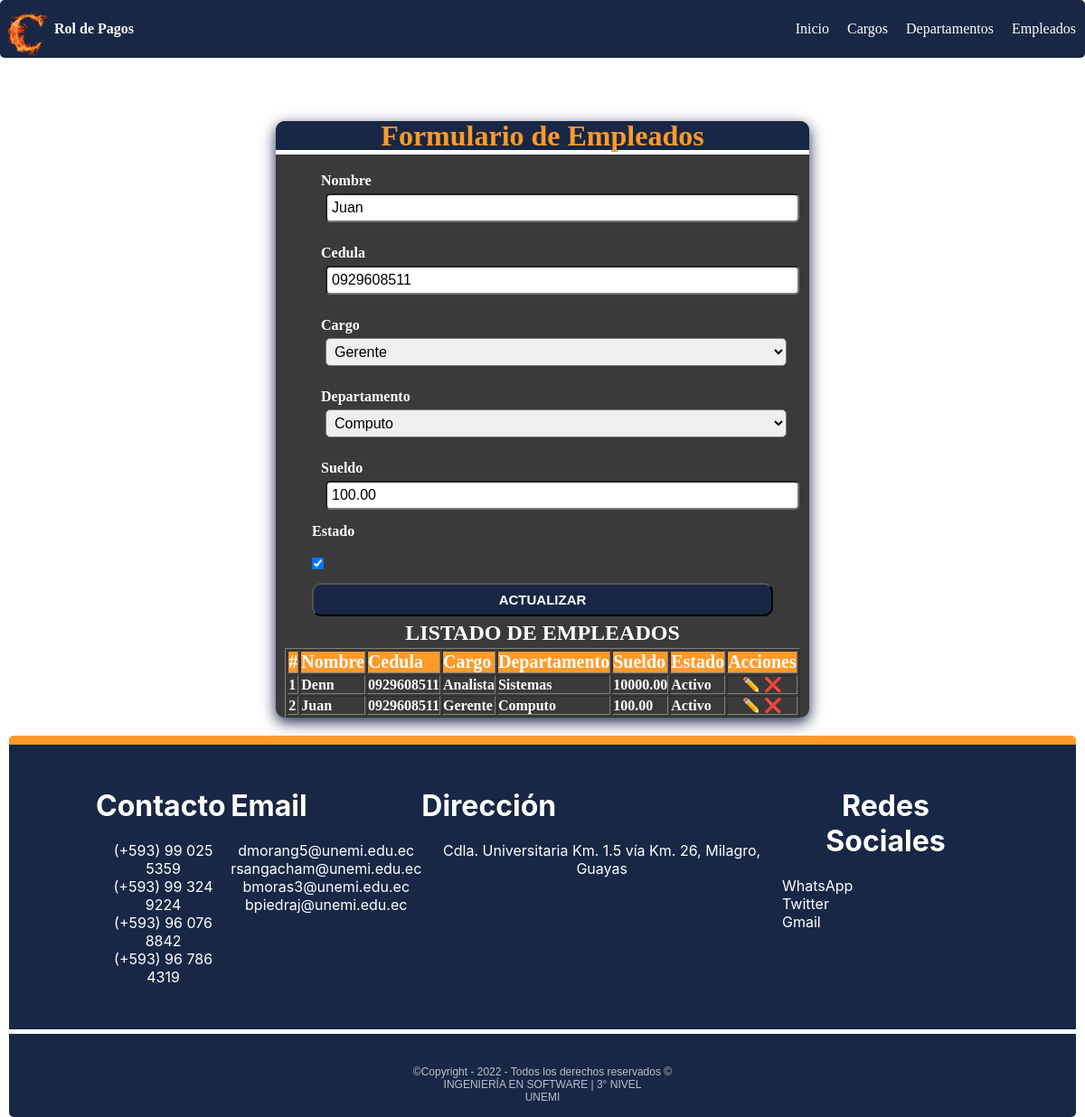
/editar_empleado/2, run on the app's committed database.
### mtto/models.py (models this page shows, shortened)
class Empleado(models.Model):
    id = models.AutoField(primary_key=True)
    nombre = models.CharField(max_length=100, blank=True, null=True)
    cedula = models.CharField(max_length=10, blank=True, null=True)
    cargo = models.ForeignKey(Cargo, on_delete=models.CASCADE)
    departamento = models.ForeignKey(Departamento, on_delete=models.CASCADE)
    sueldo = models.DecimalField(max_digits=10, decimal_places=2)
    estado = models.BooleanField(default=True)
    fecha_creacion = models.DateTimeField(auto_now_add=False, auto_now=True)
    class Meta:
        verbose_name = "Empleado"
        verbose_name_plural = "Empleados"
        ordering = ['id']

class Cargo(models.Model):
    descripcion = models.CharField(max_length=100, blank=False, null=True)
    estado = models.BooleanField(default=True)
    fecha_creacion = models.DateTimeField(auto_now_add=False, auto_now=True)
    class Meta:
        verbose_name = "Cargo"
        verbose_name_plural = "Cargos"
        ordering = ['id']
    def __str__(self):
        return self.descripcion

class Departamento(models.Model):
    descripcion = models.CharField(max_length=100, blank=True, null=True)
    estado = models.BooleanField(default=True)
    fecha_creacion = models.DateTimeField(auto_now_add=False, auto_now=True)
    class Meta:
        verbose_name = "Departamento"
        verbose_name_plural = "Departamentos"
        ordering = ['id']
    def __str__(self):
        return self.descripcion

### mtto/views.py (the view)
# urls.py: path('editar_empleado/<int:id>', editarEmpleado, name="editar_empleado"),
def editarEmpleado(request, id):
    error, empleado_form = None, None
    try:
        empleado = Empleado.objects.get(id=id)
        if request.method == "GET":
            empleado_form = EmpleadoFrom(instance=empleado)
        else:
            empleado_form = EmpleadoFrom(request.POST, instance=empleado)
            if empleado_form.is_valid():
                empleado_form.save()
                return redirect('empleado')
    except Exception as e:
        error = e
    empleados = Empleado.objects.all()
    return render(request, "pages/empleado.html",
                  {'empleadoForm': empleado_form, 'empleados': empleados, 'accion': 'Actualizar'})

### templates/Pages/empleado.html (shortened to what this page needs)
{% extends "inicio.html" %}
{% load static %}
{% block css %}
   <link rel="stylesheet" href="{% static 'css/formulario.css' %}" />
{% endblock %}
{% block contenido %}
  <section class="form-container">
    <div class="form-header" >
      <h1>Formulario de Empleados</h1>
    </div>
    <form method="POST" id="form-departamento" class="form">
       <div class="form-group">
        <label for="nombre">Nombre</label>
        {{empleadoForm.nombre}}
      </div>
      <div class="form-group">
        <label for="cedula">Cedula</label>
        {{empleadoForm.cedula}}
      </div>
      <div class="form-group">
        <label for="cargo">Cargo</label>
        {{empleadoForm.cargo}}
      </div>
      <div class="form-group">
        <label for="departamento" >Departamento</label>
        {{empleadoForm.departamento}}
      </div>
       <div class="form-group">
        <label for="sueldo">Sueldo</label>
        {{empleadoForm.sueldo}}
      </div>
      <div class="form-check">
      <label>Estado</label>
      {{empleadoForm.estado}}
    </div>
    <button
      id="enviar"
      type="submit"
      name="enviar">
    {{ accion }}
    </button>
    </form>
    <div class="consulta none table-responsive" id="consulta">
      <h2 style="text-align: center;">Listado de Empleados</h2>
      <table class="consulta-est" id="consulta-est" border="1">
        <thead>
         <tr>
          <th>#</th>
          <th>Nombre</th>
          <th>Cedula</th>
          <th>Cargo</th>
          <th>Departamento</th>
          <th>Sueldo</th>
          <th>Estado</th>
          <th>Acciones</th>
         </tr>
        </thead>
        <tbody class="detalle-est" id="detalle-est">
          {% for empleado in empleados  %}
          <tr>
                <td>{{empleado.id}}</td>
                <td>{{empleado.nombre}}</td>
                <td>{{empleado.cedula}}</td>
                <td>{{empleado.cargo}}</td>
                <td>{{empleado.departamento}}</td>
                <td>{{empleado.sueldo}}</td>
                <td>{% if empleado.estado %}
                  Activo
                  {% else %}
                  Inactivo
                  {% endif %}</td>
                <td class="acciones">
                  <a href="{% url 'editar_empleado' empleado.id %}">✏️</a>
                  <a href="{% url 'eliminar_empleado' empleado.id %}">❌</a>
                </td>
          </tr>
          {% endfor %}
        </tbody>
      </table>
    </div>
  </section>
{% endblock %}

### static/css/main.css (style rules this page uses)
:root { --primary-color: #182745; --secundary-color: #9c000e; --boton-success:#81f0b2; --boton-secundary:#3b3a3a; --boton-warning:#fe9a2a; --boton-cancelar:#fe4093; --font-size:16px; --font-color:#000; --font-color-reverse:#fff; }
html { box-sizing: border-box; font-size: var(--font-size); scroll-behavior: smooth; color:var(--font-color); }
:before,*:after { box-sizing: inherit; }
body { margin:0; overflow-x: hidden; box-sizing: inherit }
a { text-decoration: none; color: var(--font-color-reverse); }

### static/css/footer.css (style rules this page uses)
* { margin: 0; padding: 0; transition: 0.5s; }
body { height: 100vh; width: 100%; position: relative; }

### static/css/formulario.css (style rules this page uses)
.form-container { background-color: var(--boton-secundary); max-width: 50%; min-width: 240px; border-radius: 10px; box-shadow: 0px 5px 16px 0px var(--primary-color); overflow: hidden; color: var(--font-color-reverse); font-weight: 900; margin: 0 auto; }
.form-header { background: var(--primary-color); padding: 1px; text-align: center; border-bottom: 5px solid var(--font-color-reverse); line-height:30px; }
.form-header h1 { color: var(--boton-warning); font-size: 32px; }
form { padding: 5px 40px; }
.form-group input, .form-group select, .form-group textarea, .form-group { display: block; width: 100%; padding: 5px; margin: 5px; font-size: 1rem; border-radius: 5px; }
.form label { margin: 5px auto; display: block; }
.form-group *::placeholder { color: var(--primary-color); font-size:20px }
.form-check input[type="checkbox"] { margin: 15px auto; }
.form button { display: block; width: 100%; padding: 8px; background: var(--primary-color); border-radius: 10px; color: var(--font-color-reverse); cursor: pointer; font-weight: 900; font-size: 15px; text-transform: uppercase; transition: background-color 0.3s ease-in-out; }
.table-responsive { width: 100%; overflow-y: hidden; -ms-overflow-style: -ms-autohiding-scrollbar; display: flex; flex-direction:column; justify-content: center; align-items: center; }
.consulta h2 { color: var(--font-color-reverse); text-transform: uppercase; margin-bottom: 3px; text-align: center; }
.consulta-est { width: 90%; }
.consulta-est th { background-color: var(--boton-warning); color:var(--font-color-reverse); font-size:20px; text-align: center; }
.consulta-est th, td { width: 25%; text-align: left; }
.detalle-est .acciones { text-align: center; }

### data on the page
Empleado: nombre "Juan", cedula "0929608511", cargo "Gerente", departamento "Computo", sueldo "100.00", estado "☑", id "2", shows "Activo"
Empleado: id "1", nombre "Denn", cedula "0929608511", cargo "Analista", departamento "Sistemas", sueldo "10000.00", estado "Activo"

### other printed values
{{ accion }} "ACTUALIZAR"
